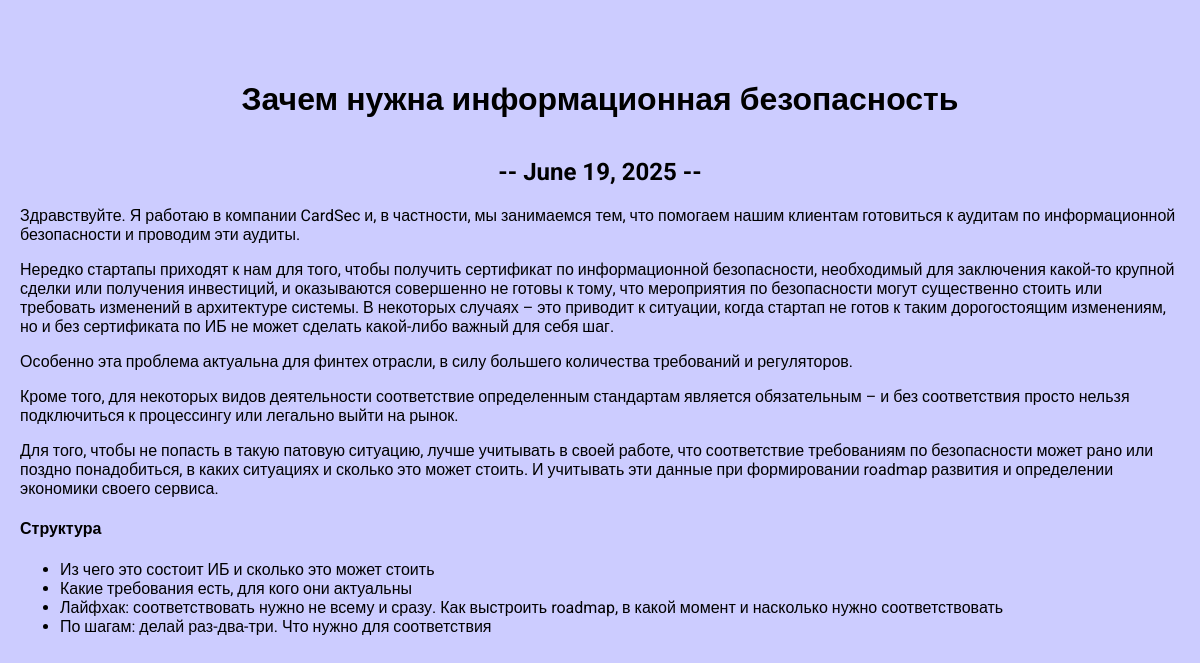
The app's page /blog/4/ with its own data.
### blog/models.py (models this page shows, shortened)
class Blog(models.Model):
    title = models.CharField(max_length=200)
    description = models.TextField()
    date = models.DateField()

### blog/views.py (the view)
# urls.py: path('<int:blog_id>/', views.detail, name="detail"),
def detail(request, blog_id):
    blog = get_object_or_404(Blog, pk=blog_id)
    return render(request, 'blog/details.html', {'blog': blog})

### blog/templates/blog/details.html
{% extends 'skills/base.html' %}
{% block content %}
<div class="detail">
    <h1>{{ blog.title }}</h1>
    <h2>-- {{ blog.date }} --</h2>
    {{ blog.description|safe }}
</div>
{% endblock %}

### skills/static/css/style.css (style rules this page uses)
body { font-family: "Roboto", sans-serif; background: #CCCCFF; padding: 0; margin: 0; }
h1 { text-align: center; margin: 60px 0 40px; }
h2 { text-align: center; margin: 20px 0; }

### records on screen
Blog: title "Зачем нужна информационная безопасность", date "June 19, 2025", description "Здравствуйте. Я работаю в компании CardSec и, в частности, мы занимаемся тем, что помогаем нашим клиентам готовиться к аудитам по информационной безопасности и проводим эти аудиты. Нередко стартапы приходят к нам для того, чтобы получить сертификат по информационной безопасности, необходимый для заключения какой-то крупной сделки или получения инвестиций, и оказываются совершенно не готовы к тому, что мероприятия по безопасности могут существенно стоить или требовать изменений в архитектуре системы. В некоторых случаях – это приводит к ситуации, когда стартап не готов к таким дорогостоящим изменениям, но и без сертификата по ИБ не может сделать какой-либо важный для себя шаг. Особенно эта…"
